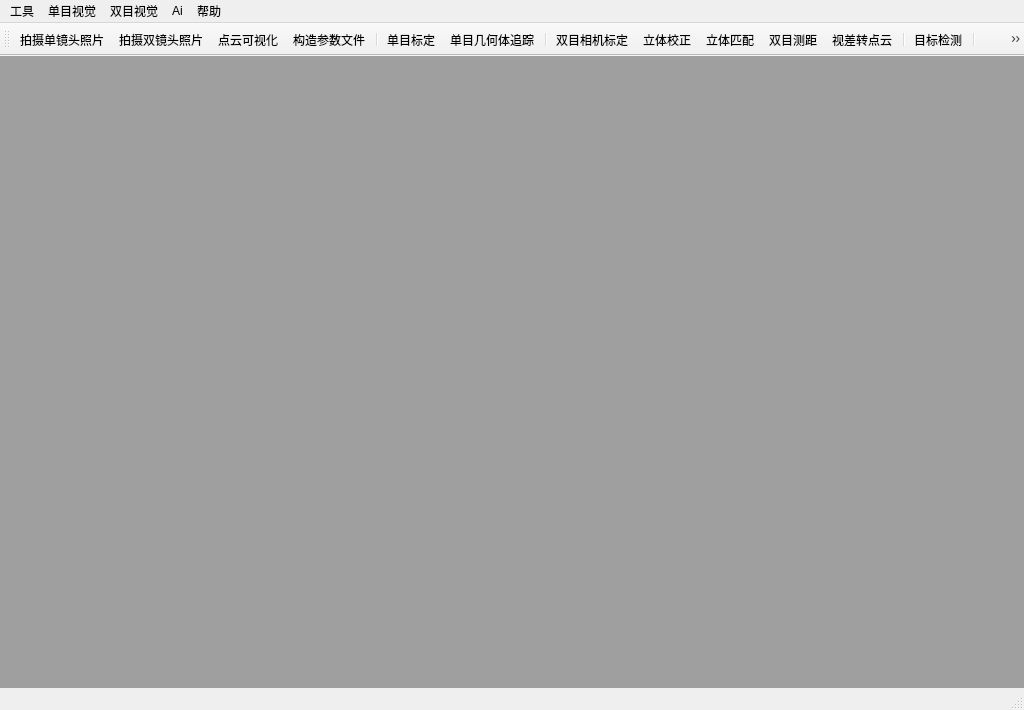
<?xml version="1.0" encoding="UTF-8"?>
<ui version="4.0">
 <class>EvisionClass</class>
 <widget class="QMainWindow" name="EvisionClass">
  <property name="geometry">
   <rect>
    <x>0</x>
    <y>0</y>
    <width>1024</width>
    <height>710</height>
   </rect>
  </property>
  <property name="sizePolicy">
   <sizepolicy hsizetype="Expanding" vsizetype="Expanding">
    <horstretch>0</horstretch>
    <verstretch>0</verstretch>
   </sizepolicy>
  </property>
  <property name="minimumSize">
   <size>
    <width>1024</width>
    <height>710</height>
   </size>
  </property>
  <property name="maximumSize">
   <size>
    <width>16777215</width>
    <height>16777215</height>
   </size>
  </property>
  <property name="windowTitle">
   <string>Evision</string>
  </property>
  <property name="windowIcon">
   <iconset resource="Evision.qrc">
    <normaloff>:/Evision/resource/Evision.ico</normaloff>:/Evision/resource/Evision.ico</iconset>
  </property>
  <widget class="QWidget" name="centralWidget">
   <layout class="QGridLayout" name="gridLayout">
    <property name="leftMargin">
     <number>0</number>
    </property>
    <property name="topMargin">
     <number>0</number>
    </property>
    <property name="rightMargin">
     <number>0</number>
    </property>
    <property name="bottomMargin">
     <number>0</number>
    </property>
    <property name="spacing">
     <number>0</number>
    </property>
    <item row="0" column="0">
     <widget class="QMdiArea" name="mdiArea">
      <property name="acceptDrops">
       <bool>false</bool>
      </property>
     </widget>
    </item>
   </layout>
  </widget>
  <widget class="QMenuBar" name="menuBar">
   <property name="geometry">
    <rect>
     <x>0</x>
     <y>0</y>
     <width>1024</width>
     <height>23</height>
    </rect>
   </property>
   <widget class="QMenu" name="menu">
    <property name="title">
     <string>工具</string>
    </property>
    <addaction name="action_StereoCamera"/>
    <addaction name="action_Camera"/>
    <addaction name="action_ShowPointCloud"/>
    <addaction name="action_CreateParamFile"/>
   </widget>
   <widget class="QMenu" name="menu_2">
    <property name="title">
     <string>帮助</string>
    </property>
    <addaction name="action_Help"/>
    <addaction name="action_About"/>
    <addaction name="action_LogView"/>
   </widget>
   <widget class="QMenu" name="menu_3">
    <property name="title">
     <string>双目视觉</string>
    </property>
    <addaction name="action_CalibrateView"/>
    <addaction name="actio_Rectify"/>
    <addaction name="action_StereoMatchView"/>
    <addaction name="action_Measure_View"/>
    <addaction name="action_dispToPCD"/>
   </widget>
   <widget class="QMenu" name="menuAi">
    <property name="title">
     <string>Ai</string>
    </property>
    <addaction name="action_ObjectDetection"/>
   </widget>
   <widget class="QMenu" name="menu_4">
    <property name="title">
     <string>单目视觉</string>
    </property>
    <addaction name="action_MonocularCalib"/>
    <addaction name="action_PolyTracker"/>
   </widget>
   <addaction name="menu"/>
   <addaction name="menu_4"/>
   <addaction name="menu_3"/>
   <addaction name="menuAi"/>
   <addaction name="menu_2"/>
  </widget>
  <widget class="QToolBar" name="mainToolBar">
   <property name="acceptDrops">
    <bool>true</bool>
   </property>
   <attribute name="toolBarArea">
    <enum>TopToolBarArea</enum>
   </attribute>
   <attribute name="toolBarBreak">
    <bool>false</bool>
   </attribute>
   <addaction name="action_Camera"/>
   <addaction name="action_StereoCamera"/>
   <addaction name="action_ShowPointCloud"/>
   <addaction name="action_CreateParamFile"/>
   <addaction name="separator"/>
   <addaction name="action_MonocularCalib"/>
   <addaction name="action_PolyTracker"/>
   <addaction name="separator"/>
   <addaction name="action_CalibrateView"/>
   <addaction name="actio_Rectify"/>
   <addaction name="action_StereoMatchView"/>
   <addaction name="action_Measure_View"/>
   <addaction name="action_dispToPCD"/>
   <addaction name="separator"/>
   <addaction name="action_ObjectDetection"/>
   <addaction name="separator"/>
   <addaction name="action_LogView"/>
   <addaction name="separator"/>
  </widget>
  <widget class="QStatusBar" name="statusBar"/>
  <action name="action_StereoCamera">
   <property name="icon">
    <iconset resource="Evision.qrc">
     <normaloff>:/Evision/resource/dualshot.ico</normaloff>:/Evision/resource/dualshot.ico</iconset>
   </property>
   <property name="text">
    <string>拍摄双镜头照片</string>
   </property>
  </action>
  <action name="action_ShowPointCloud">
   <property name="icon">
    <iconset resource="Evision.qrc">
     <normaloff>:/Evision/resource/cloud_128px_1156740_easyicon.net.ico</normaloff>:/Evision/resource/cloud_128px_1156740_easyicon.net.ico</iconset>
   </property>
   <property name="text">
    <string>点云可视化</string>
   </property>
  </action>
  <action name="action_Camera">
   <property name="icon">
    <iconset resource="Evision.qrc">
     <normaloff>:/Evision/resource/shot2.ico</normaloff>:/Evision/resource/shot2.ico</iconset>
   </property>
   <property name="text">
    <string>拍摄单镜头照片</string>
   </property>
  </action>
  <action name="action_Help">
   <property name="text">
    <string>帮助信息</string>
   </property>
  </action>
  <action name="action_About">
   <property name="text">
    <string>关于</string>
   </property>
  </action>
  <action name="action_StereoMatchView">
   <property name="icon">
    <iconset resource="Evision.qrc">
     <normaloff>:/Evision/resource/networking_128px_1154117_easyicon.net.ico</normaloff>:/Evision/resource/networking_128px_1154117_easyicon.net.ico</iconset>
   </property>
   <property name="text">
    <string>立体匹配</string>
   </property>
  </action>
  <action name="action_Measure_View">
   <property name="icon">
    <iconset resource="Evision.qrc">
     <normaloff>:/Evision/resource/measure_centimeter_76px_1116359_easyicon.net.ico</normaloff>:/Evision/resource/measure_centimeter_76px_1116359_easyicon.net.ico</iconset>
   </property>
   <property name="text">
    <string>双目测距</string>
   </property>
  </action>
  <action name="action_CalibrateView">
   <property name="icon">
    <iconset resource="Evision.qrc">
     <normaloff>:/Evision/resource/checkered_128px_1155158_easyicon.net.ico</normaloff>:/Evision/resource/checkered_128px_1155158_easyicon.net.ico</iconset>
   </property>
   <property name="text">
    <string>双目相机标定</string>
   </property>
  </action>
  <action name="action_ObjectDetection">
   <property name="icon">
    <iconset resource="Evision.qrc">
     <normaloff>:/Evision/resource/face_detection_128px_1218199_easyicon.net.ico</normaloff>:/Evision/resource/face_detection_128px_1218199_easyicon.net.ico</iconset>
   </property>
   <property name="text">
    <string>目标检测</string>
   </property>
  </action>
  <action name="action_LogView">
   <property name="icon">
    <iconset resource="Evision.qrc">
     <normaloff>:/Evision/resource/log_128px_1160546_easyicon.net.ico</normaloff>:/Evision/resource/log_128px_1160546_easyicon.net.ico</iconset>
   </property>
   <property name="text">
    <string>LogView</string>
   </property>
   <property name="toolTip">
    <string>切换LogView的显示状态</string>
   </property>
  </action>
  <action name="actio_Rectify">
   <property name="icon">
    <iconset resource="Evision.qrc">
     <normaloff>:/Evision/resource/focusing_128px_1162023_easyicon.net.ico</normaloff>:/Evision/resource/focusing_128px_1162023_easyicon.net.ico</iconset>
   </property>
   <property name="text">
    <string>立体校正</string>
   </property>
  </action>
  <action name="action_dispToPCD">
   <property name="icon">
    <iconset resource="Evision.qrc">
     <normaloff>:/Evision/resource/cloud_refresh_128px_1182773_easyicon.net.ico</normaloff>:/Evision/resource/cloud_refresh_128px_1182773_easyicon.net.ico</iconset>
   </property>
   <property name="text">
    <string>视差转点云</string>
   </property>
  </action>
  <action name="action_CreateParamFile">
   <property name="icon">
    <iconset resource="Evision.qrc">
     <normaloff>:/Evision/resource/params_128px_1101042_easyicon.net.ico</normaloff>:/Evision/resource/params_128px_1101042_easyicon.net.ico</iconset>
   </property>
   <property name="text">
    <string>构造参数文件</string>
   </property>
  </action>
  <action name="action_RealSenseCamera">
   <property name="text">
    <string>RealSenseCamera</string>
   </property>
  </action>
  <action name="action_PolyTracker">
   <property name="icon">
    <iconset resource="Evision.qrc">
     <normaloff>:/Evision/resource/tracker_128px_1199969_easyicon.net.ico</normaloff>:/Evision/resource/tracker_128px_1199969_easyicon.net.ico</iconset>
   </property>
   <property name="text">
    <string>单目几何体追踪</string>
   </property>
   <property name="toolTip">
    <string>单目几何体追踪</string>
   </property>
  </action>
  <action name="action_MonocularCalib">
   <property name="icon">
    <iconset resource="Evision.qrc">
     <normaloff>:/Evision/resource/20200605091322415_easyicon_net_256.ico</normaloff>:/Evision/resource/20200605091322415_easyicon_net_256.ico</iconset>
   </property>
   <property name="text">
    <string>单目标定</string>
   </property>
  </action>
 </widget>
 <layoutdefault spacing="6" margin="11"/>
 <resources>
  <include location="Evision.qrc"/>
 </resources>
 <connections>
  <connection>
   <sender>action_ShowPointCloud</sender>
   <signal>triggered()</signal>
   <receiver>EvisionClass</receiver>
   <slot>onShowPointCloud()</slot>
   <hints>
    <hint type="sourcelabel">
     <x>-1</x>
     <y>-1</y>
    </hint>
    <hint type="destinationlabel">
     <x>499</x>
     <y>289</y>
    </hint>
   </hints>
  </connection>
  <connection>
   <sender>action_StereoCamera</sender>
   <signal>triggered()</signal>
   <receiver>EvisionClass</receiver>
   <slot>onStereoCamera()</slot>
   <hints>
    <hint type="sourcelabel">
     <x>-1</x>
     <y>-1</y>
    </hint>
    <hint type="destinationlabel">
     <x>499</x>
     <y>289</y>
    </hint>
   </hints>
  </connection>
  <connection>
   <sender>action_Camera</sender>
   <signal>triggered()</signal>
   <receiver>EvisionClass</receiver>
   <slot>onCamera()</slot>
   <hints>
    <hint type="sourcelabel">
     <x>-1</x>
     <y>-1</y>
    </hint>
    <hint type="destinationlabel">
     <x>499</x>
     <y>289</y>
    </hint>
   </hints>
  </connection>
  <connection>
   <sender>action_CalibrateView</sender>
   <signal>triggered()</signal>
   <receiver>EvisionClass</receiver>
   <slot>on_action_calibrate_view()</slot>
   <hints>
    <hint type="sourcelabel">
     <x>-1</x>
     <y>-1</y>
    </hint>
    <hint type="destinationlabel">
     <x>520</x>
     <y>364</y>
    </hint>
   </hints>
  </connection>
  <connection>
   <sender>action_StereoMatchView</sender>
   <signal>triggered()</signal>
   <receiver>EvisionClass</receiver>
   <slot>on_action_stereoMatch_view()</slot>
   <hints>
    <hint type="sourcelabel">
     <x>-1</x>
     <y>-1</y>
    </hint>
    <hint type="destinationlabel">
     <x>540</x>
     <y>355</y>
    </hint>
   </hints>
  </connection>
  <connection>
   <sender>action_Measure_View</sender>
   <signal>triggered()</signal>
   <receiver>EvisionClass</receiver>
   <slot>on_action_Measure_view()</slot>
   <hints>
    <hint type="sourcelabel">
     <x>-1</x>
     <y>-1</y>
    </hint>
    <hint type="destinationlabel">
     <x>540</x>
     <y>355</y>
    </hint>
   </hints>
  </connection>
  <connection>
   <sender>action_ObjectDetection</sender>
   <signal>triggered()</signal>
   <receiver>EvisionClass</receiver>
   <slot>on_action_ObjectDetection_view()</slot>
   <hints>
    <hint type="sourcelabel">
     <x>-1</x>
     <y>-1</y>
    </hint>
    <hint type="destinationlabel">
     <x>490</x>
     <y>329</y>
    </hint>
   </hints>
  </connection>
  <connection>
   <sender>action_LogView</sender>
   <signal>triggered()</signal>
   <receiver>EvisionClass</receiver>
   <slot>on_action_LogViewSwitch()</slot>
   <hints>
    <hint type="sourcelabel">
     <x>-1</x>
     <y>-1</y>
    </hint>
    <hint type="destinationlabel">
     <x>511</x>
     <y>354</y>
    </hint>
   </hints>
  </connection>
  <connection>
   <sender>actio_Rectify</sender>
   <signal>triggered()</signal>
   <receiver>EvisionClass</receiver>
   <slot>on_action_rectify()</slot>
   <hints>
    <hint type="sourcelabel">
     <x>-1</x>
     <y>-1</y>
    </hint>
    <hint type="destinationlabel">
     <x>511</x>
     <y>354</y>
    </hint>
   </hints>
  </connection>
  <connection>
   <sender>action_dispToPCD</sender>
   <signal>triggered()</signal>
   <receiver>EvisionClass</receiver>
   <slot>on_action_disp_to_pcd()</slot>
   <hints>
    <hint type="sourcelabel">
     <x>-1</x>
     <y>-1</y>
    </hint>
    <hint type="destinationlabel">
     <x>511</x>
     <y>354</y>
    </hint>
   </hints>
  </connection>
  <connection>
   <sender>action_CreateParamFile</sender>
   <signal>triggered()</signal>
   <receiver>EvisionClass</receiver>
   <slot>on_action_create_param()</slot>
   <hints>
    <hint type="sourcelabel">
     <x>-1</x>
     <y>-1</y>
    </hint>
    <hint type="destinationlabel">
     <x>511</x>
     <y>354</y>
    </hint>
   </hints>
  </connection>
  <connection>
   <sender>action_RealSenseCamera</sender>
   <signal>triggered()</signal>
   <receiver>EvisionClass</receiver>
   <slot>on_action_RealSenseCamera()</slot>
   <hints>
    <hint type="sourcelabel">
     <x>-1</x>
     <y>-1</y>
    </hint>
    <hint type="destinationlabel">
     <x>511</x>
     <y>354</y>
    </hint>
   </hints>
  </connection>
  <connection>
   <sender>action_PolyTracker</sender>
   <signal>triggered()</signal>
   <receiver>EvisionClass</receiver>
   <slot>on_action_PolyTracker_view()</slot>
   <hints>
    <hint type="sourcelabel">
     <x>-1</x>
     <y>-1</y>
    </hint>
    <hint type="destinationlabel">
     <x>511</x>
     <y>354</y>
    </hint>
   </hints>
  </connection>
  <connection>
   <sender>action_MonocularCalib</sender>
   <signal>triggered()</signal>
   <receiver>EvisionClass</receiver>
   <slot>on_action_MonocularCalib_view()</slot>
   <hints>
    <hint type="sourcelabel">
     <x>-1</x>
     <y>-1</y>
    </hint>
    <hint type="destinationlabel">
     <x>511</x>
     <y>354</y>
    </hint>
   </hints>
  </connection>
 </connections>
 <slots>
  <slot>onShowPointCloud()</slot>
  <slot>onCamera()</slot>
  <slot>onStereoCamera()</slot>
  <slot>on_action_calibrate_view()</slot>
  <slot>on_action_stereoMatch_view()</slot>
  <slot>on_action_Measure_view()</slot>
  <slot>on_action_ObjectDetection_view()</slot>
  <slot>on_action_LogViewSwitch()</slot>
  <slot>on_action_rectify()</slot>
  <slot>on_action_disp_to_pcd()</slot>
  <slot>on_action_create_param()</slot>
  <slot>on_action_RealSenseCamera()</slot>
  <slot>on_action_PolyTracker_view()</slot>
  <slot>on_action_MonocularCalib_view()</slot>
 </slots>
</ui>
